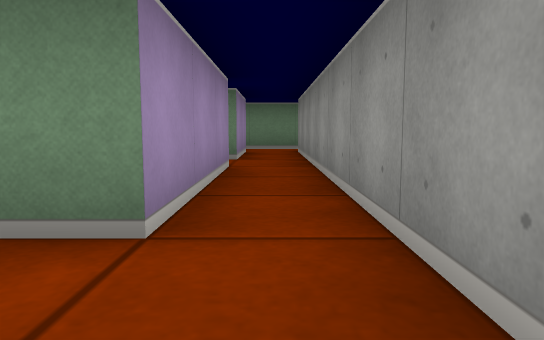
View 1 (above)

19 first-person views from a walk through a cub3D maze. The camera is about half as high as the walls, tilts 6° down and sees 70° across. The floor is counted in squares. Each view is taken from the middle of a square. On the plan, view 1 faces up. The plan holds only what a view shows up to about 9 squares ahead; the rest is blank.

View 2
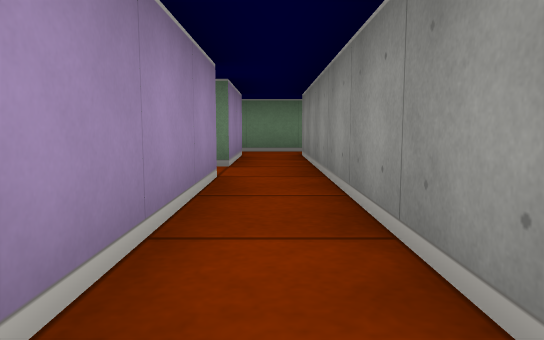

View 3
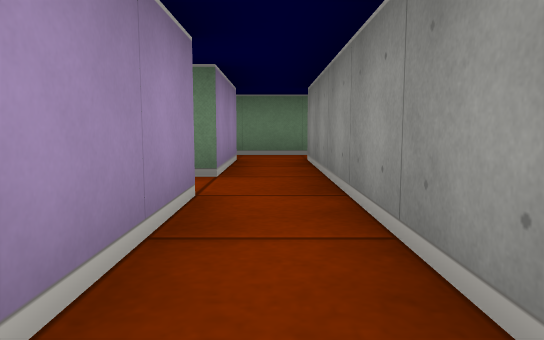

View 4
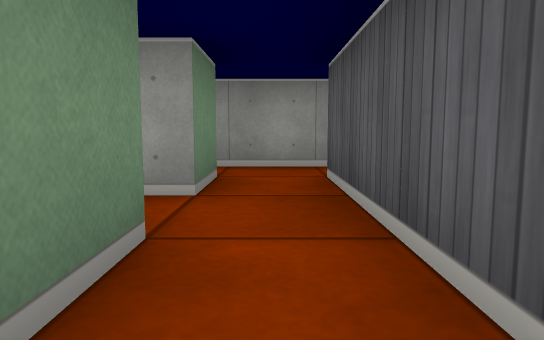

View 5
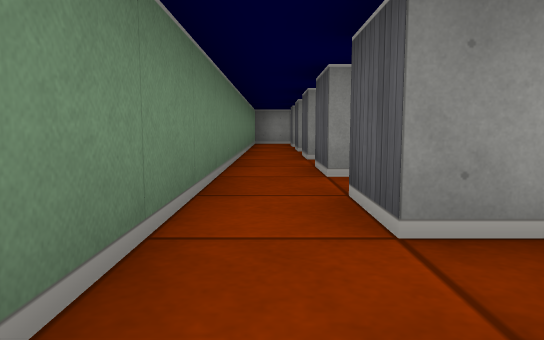

View 6
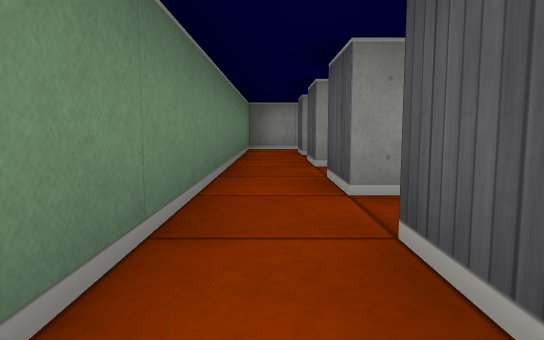

View 7
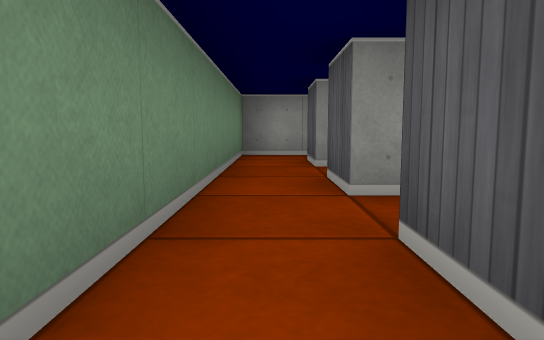

View 8
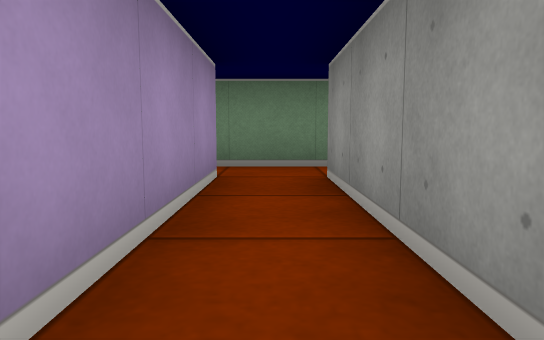

View 9
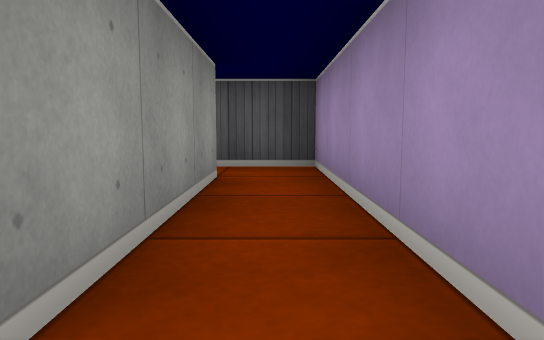

View 10
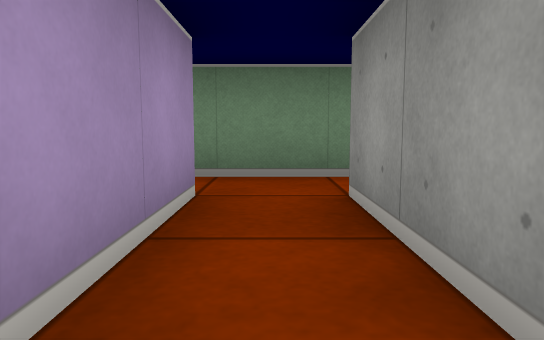

View 11
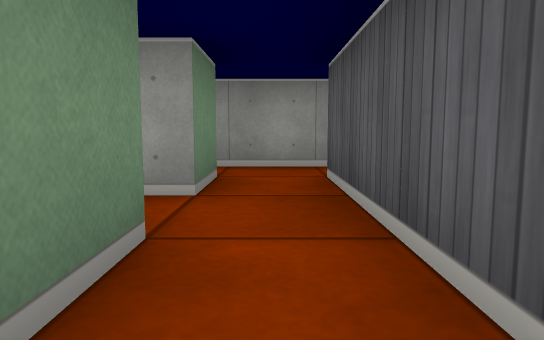

View 12
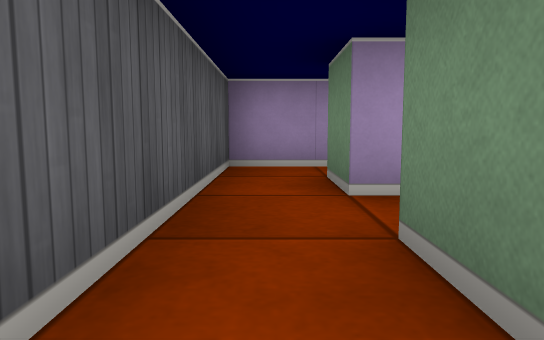

View 13
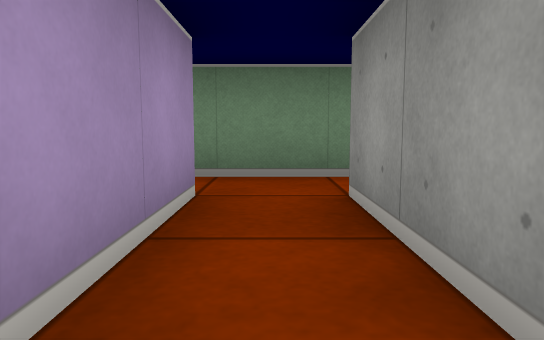

View 14
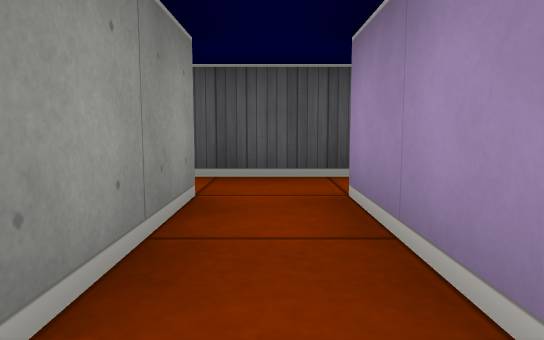

View 15
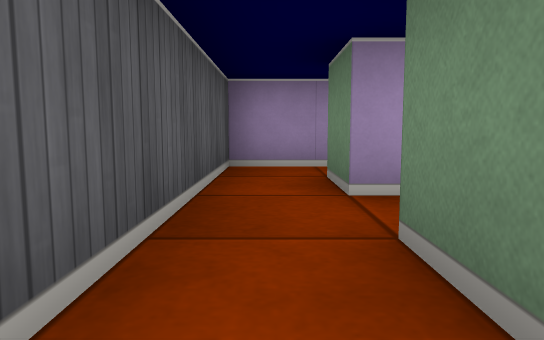

View 16
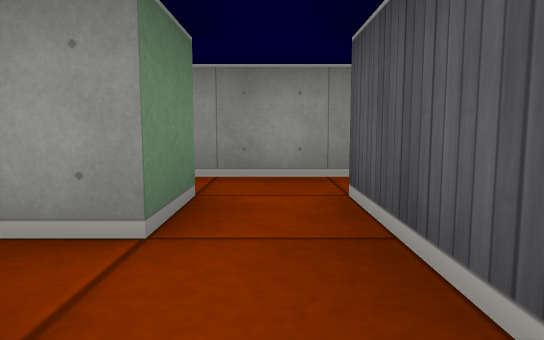

View 17
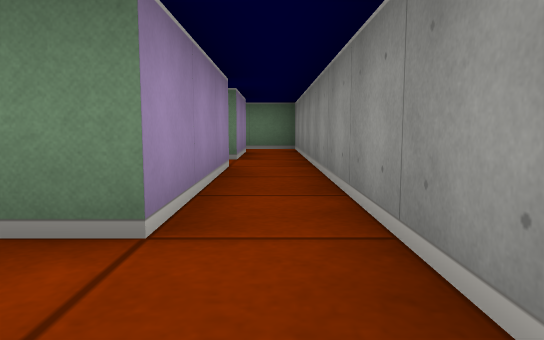

View 18
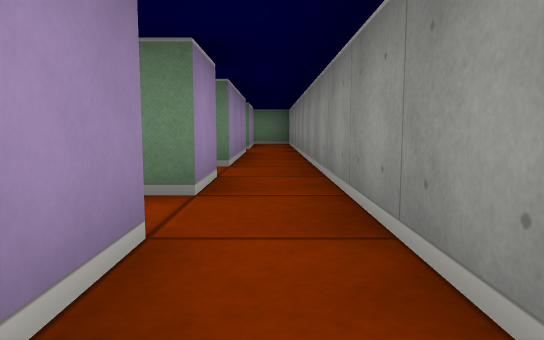

View 19
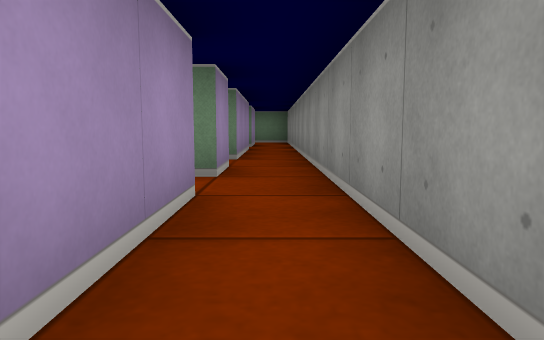

### Floor plan
Key: @ floor where view 1 was taken; # wall or solid block; . floor.
Columns run from 5 left of view 1 to 9 right of it. Each row starts with its distance up from view 1.
  9   #############
  8   ............#
  7   #.#.#.#.#.#.#
  6   #.#.#.#.#.#.#
  5  .....#.#.....#
  4   ###.#.#####.#
  3   # #.#..   #.#
  2 #.#.#.###   #.#
  1 #.....#     ..#
  0 #####@#     #.#
 -1             ..#
 -2             #.#
 -3             #.#
 -4              .

Positions as (right, up) in squares from view 1, and headings:
1: (0, 0), facing up
2: (0, 1), facing up
3: (0, 2), facing up
4: (-4, 5), facing right
5: (-3, 8), facing right
6: (0, 8), facing right
7: (2, 8), facing right
8: (2, 4), facing up
9: (2, 7), facing down
10: (-2, 5), facing up
11: (-4, 1), facing right
12: (0, 1), facing left
13: (6, 5), facing up
14: (6, 8), facing down
15: (8, 5), facing left
16: (5, 5), facing right
17: (8, 0), facing up
18: (8, -3), facing up
19: (8, -4), facing up
